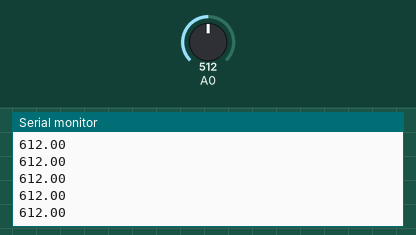
Bench run of a sketch on a simulated Arduino Uno, built with avr-gcc and run on an emulated ATmega328P. On the bench: the last lines printed to the serial monitor. The test bench sets the inputs (shaded band); at power-on: A0 = 512.

Above: at 1.2 s.
1.3 s: A0 set to 716
At 2.2 s:
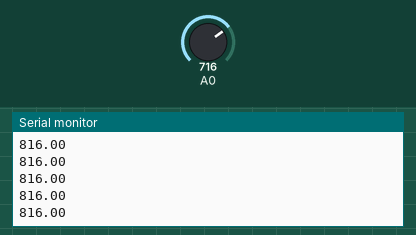
2.8 s: A0 set to 900
At 3.6 s:
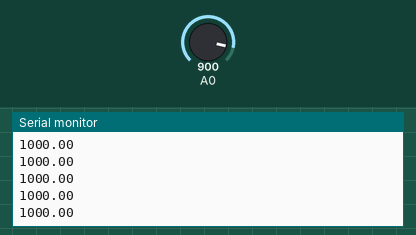
Timing chart, 0 to 5.8 s (numbered marks = the images above; inputs shaded):
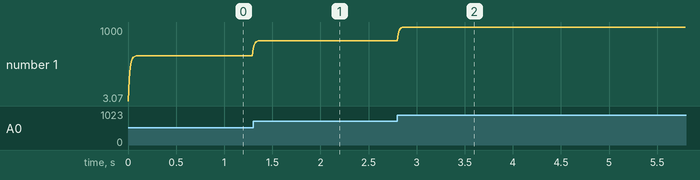

Measured:
- after the input at 1.3 s, the serial monitor: prints a new line at once (image 1)
- after the input at 2.8 s, the serial monitor: prints a new line at once (image 2)
- plotted number 1: 612 → 816 after the input at 1.3 s, 816 → 1000 after the input at 2.8 s

The sketch:

ekg.ino
```cpp
#include <Filters.h>
float filterFrequency = 10.0;
FilterOnePole lowpassFilter( LOWPASS, filterFrequency );
void setup() {
  // put your setup code here, to run once:
  pinMode(A0, INPUT);
  Serial.begin(115200);
}

void loop() {
  // put your main code here, to run repeatedly:
  Serial.println(lowpassFilter.input(analogRead(A0) + 100));
  delay(10);
}
```
